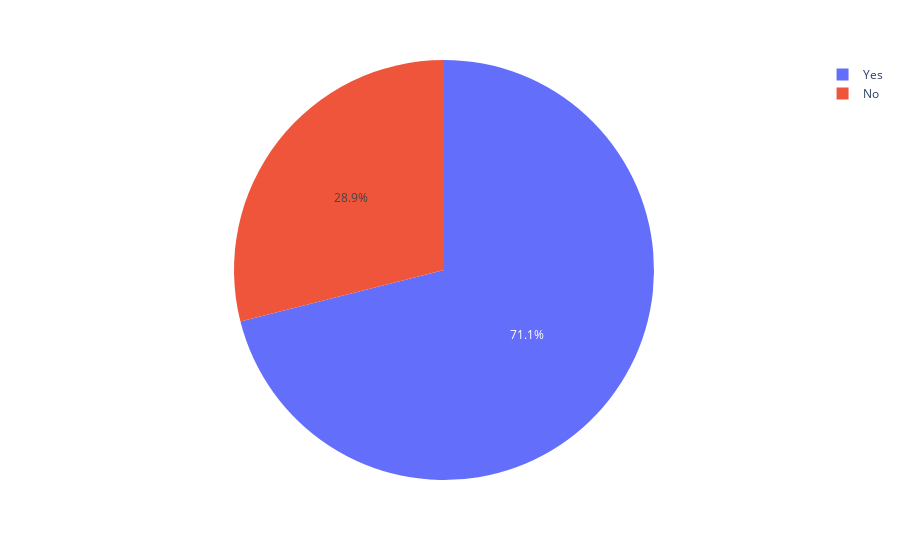

The code cell stored with this chart in its notebook:
### Markdown cell above
![Vis4](images/all/vis4-Q8.jpeg)

### Code cell
# Vis 5
title = ['vis5', 'Q5']
vis5_data = counter(temp_csv, 'Q5')
fig5 = px.pie(data_frame=vis5_data, names='Q5', values='count')
fig5.show()
output(fig5, title)

### Figure 1 — Plotly figure (JSON) as saved in the notebook; plotly's stock layout.template omitted (floating-point values rounded to 4 significant figures)
{"data": [{"domain": {"x": [0, 1], "y": [0, 1]}, "hovertemplate": "Q5=%{label}<br>count=%{value}<extra></extra>", "labels": ["No", "Yes"], "legendgroup": "", "name": "", "showlegend": true, "type": "pie", "values": [22, 54]}], "layout": {"legend": {"tracegroupgap": 0}, "margin": {"t": 60}}}
